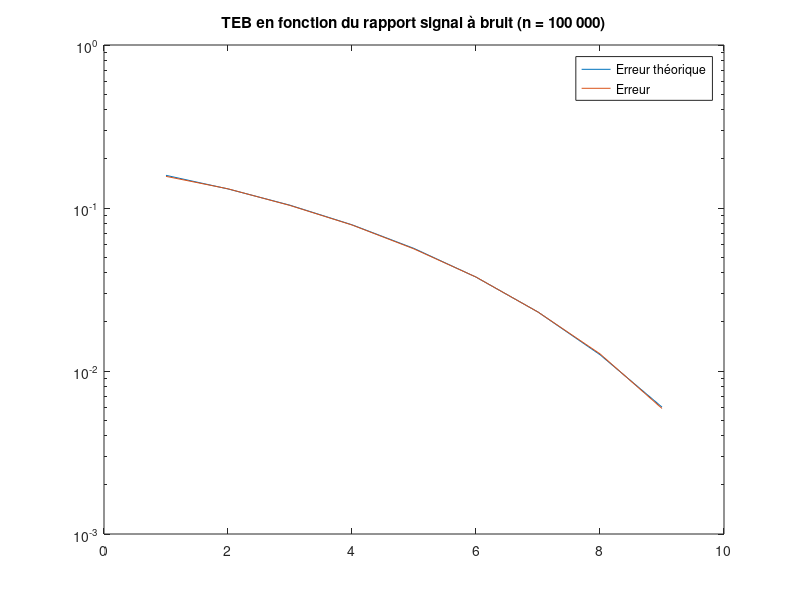
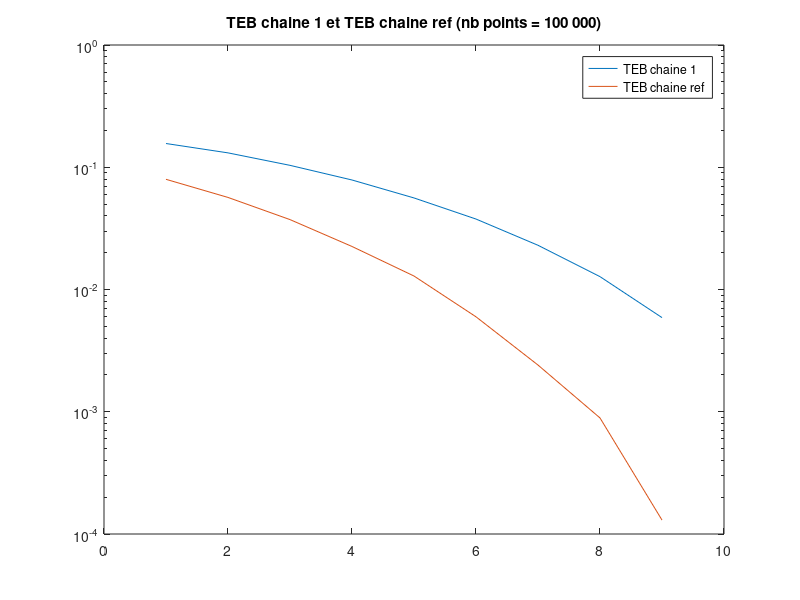

These figures' MATLAB source, in order:
close all;

%% Étude de l’impact du bruit, filtrage adapté, 
%% taux d'erreur binaire, efficacité en puissance

Fe = 24000; % Fréquence d'échantillonnage (HsignalDEMOD)
Te = 1/Fe;  % Période d'échantillonnage (secondes)
Rb = 3000; % Débit binaire (bits/seconde)
n = 100000; % Nombre de bits dans le signal
T = n/Rb; % Durée du signal (secondes)

bits = randi([0 1],1,n);

erreurs = zeros(1,8);
erreurs_theo = zeros(1,8);


%% Première chaine à étudier, implanter et comparer à la chaine de référence

M = 2;
Rs = Rb/log2(M);
Ns = floor(Fe/Rs);

mapping = 2*bits-1;
mapping = kron(mapping, [1 zeros(1, Ns-1)]);

h = ones(1,Ns);

%% Sans bruit 

% Signal
hr = zeros(1,Ns);
hr(1:floor(Ns/2)) = 1;
signalMOD = filter(h,1,mapping); % Modulation
signalDEMOD = filter(hr,1,signalMOD); % Démodulation

% Diagramme de l'oeil
% figure;
% plot(reshape(signalDEMOD, Ns, length(signalDEMOD)/Ns));
% title("Diagramme de l'oeil sans bruit");

% Taux d'erreur binaire
n0=Ns;
signalECH = signalDEMOD(n0:Ns:end);
signalECH(signalECH<=0) = -1;
signalECH(signalECH>0) = 1;
signalECH = (signalECH+1)/2;
err = sum(abs(signalECH-bits))/n; % vaut bien 0


%% Avec bruit 

% Formation du bruit

for i=0:8

signalMOD = filter(h,1,mapping);

P = mean(abs(signalMOD).^2);
SNR = 10^(i/10);
sig = sqrt(P*Ns/(2*SNR));
bruit = sig * randn(1, length(signalMOD));

% Ajout du bruit 
signalMOD = signalMOD + bruit;

signalDEMOD = filter(hr,1,signalMOD);

% Choix de n0
n0=Ns;

% Échantillonnage
signalECH = signalDEMOD(n0:Ns:end);

% Diagramme de l'oeil
% figure;
% plot(reshape(signalDEMOD, Ns, length(signalDEMOD)/Ns));
% title("Diagramme de l'oeil avec canal de propagation et perturbations avec i=",i);

% Détecteur à seuil
signalECH(signalECH<=0) = -1;
signalECH(signalECH>0) = 1;

% Démapping 
signalECH = (signalECH+1)/2;

% taux d'erreur binaire
err = sum(abs(signalECH-bits))/n;
erreurs(i+1)= err;

% taux d'erreur binaire théorique
err_theo = qfunc(sqrt(SNR));
erreurs_theo(i+1)= err_theo;

end

figure;
semilogy(erreurs_theo);
hold on;
semilogy(erreurs);
title("TEB en fonction du rapport signal à bruit (n = 100 000)");
legend('Erreur théorique','Erreur');













%% Étude de l’impact du bruit, filtrage adapté, 
%% taux d'erreur binaire, efficacité en puissance

Fe = 24000; % Fréquence d'échantillonnage (HsignalDEMOD)
Te = 1/Fe;  % Période d'échantillonnage (secondes)
Rb = 3000; % Débit binaire (bits/seconde)
n = 100000; % Nombre de bits dans le signal
T = n/Rb; % Durée du signal (secondes)

bits = randi([0 1],1,n);

erreurs1 = zeros(1,8);
erreurs_theo1 = zeros(1,8);

%% Chaine de référence

M = 2;
Rs = Rb/log2(M);
Ns = floor(Fe/Rs);

mapping = 2*bits-1;
mapping = kron(mapping, [1 zeros(1, Ns-1)]);

h = ones(1,Ns);

% Formation du bruit

for i=0:8

signalMOD = filter(h,1,mapping); % Modulation

P = mean(abs(signalMOD).^2);
SNR = 10^(i/10);
sig = sqrt(P*Ns/(2*SNR));
bruit = sig * randn(1, length(signalMOD));

% Ajout du bruit 
signalMOD = signalMOD + bruit;

signalDEMOD = filter(h,1,signalMOD); % demodulation

% Choix de n0
n0=Ns;

% Échantillonnage
signalECH = signalDEMOD(n0:Ns:end);

% Diagramme de l'oeil
% figure;
% plot(reshape(signalDEMOD, Ns, length(signalDEMOD)/Ns));
% title("Diagramme de l'oeil avec canal de propagation et perturbations avec i=",i);

% Détecteur à seuil
signalECH(signalECH<=0) = -1;
signalECH(signalECH>0) = 1;

% Démapping 
signalECH = (signalECH+1)/2;

% taux d'erreur binaire
err = sum(abs(signalECH-bits))/n
erreurs1(i+1)= err;

% taux d'erreur binaire théorique
err_theo = qfunc(sqrt(2*SNR));
erreurs_theo1(i+1)= err_theo;

end

figure;
semilogy(erreurs);
hold on;
semilogy(erreurs1);
title("TEB chaine 1 et TEB chaine ref (nb points = 100 000)");
legend('TEB chaine 1','TEB chaine ref');





